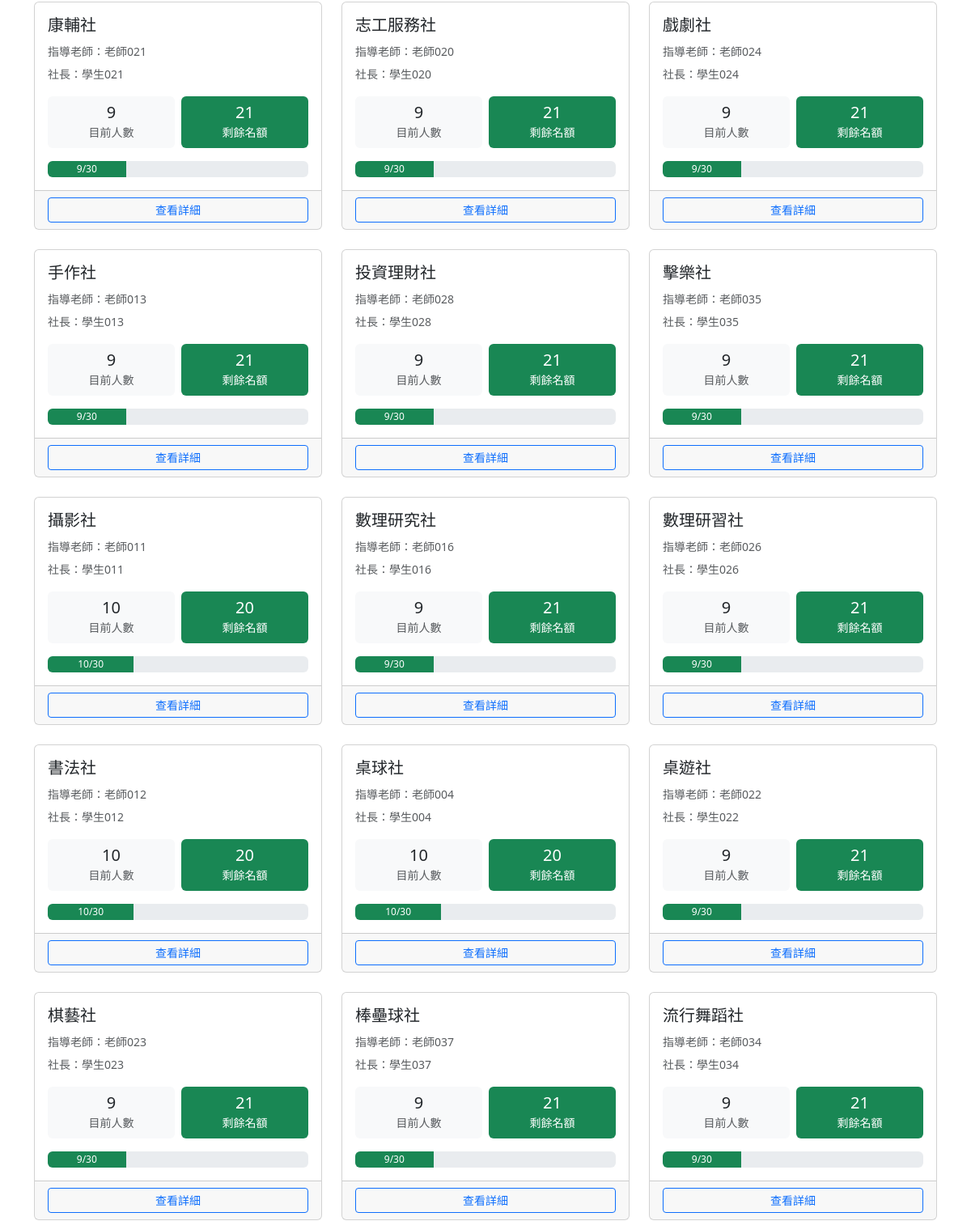
The page /clubs/ (signed in, middle part) on the database as committed earlier.
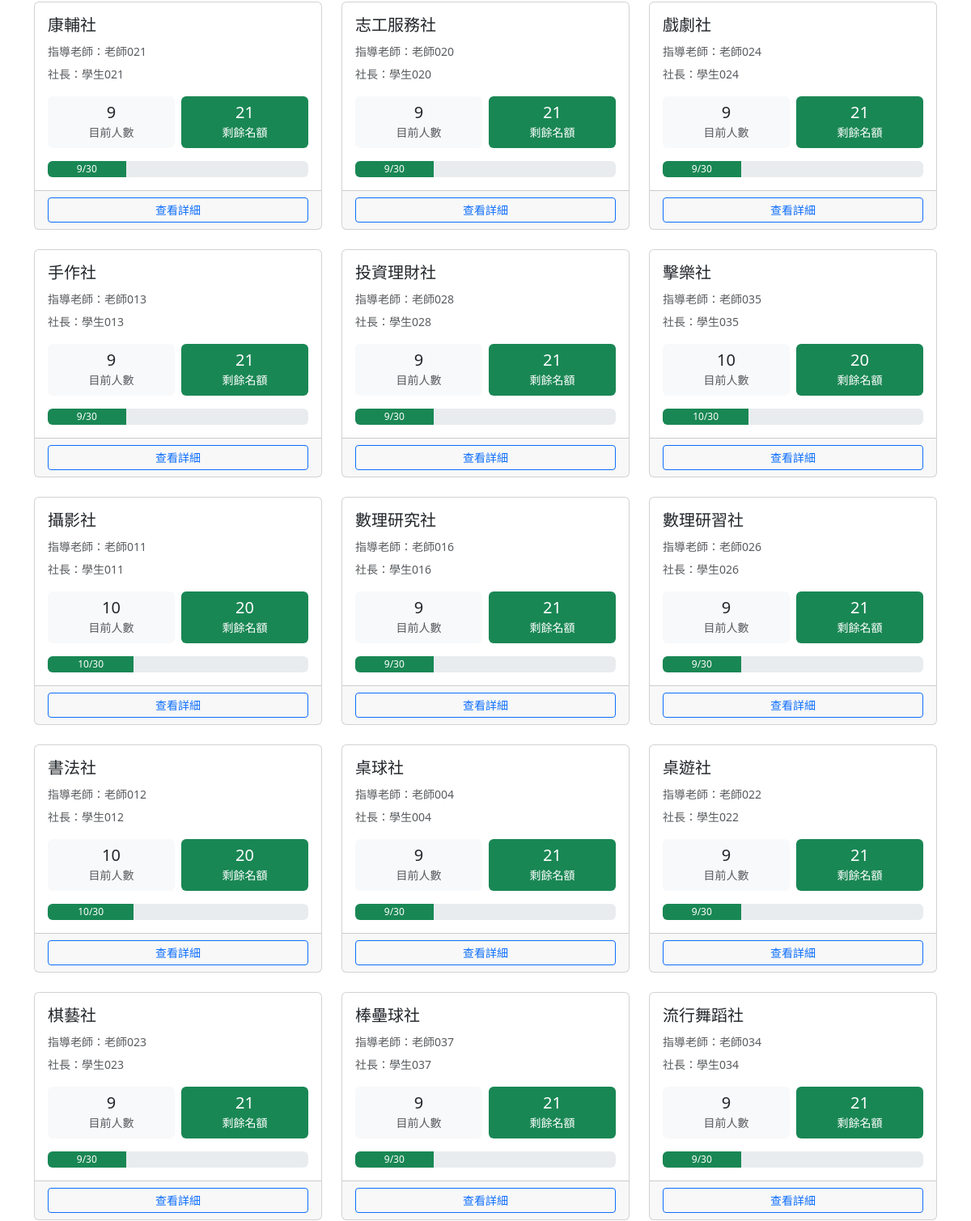
The same page on the database as committed later.
### clubs/models.py (models this page shows, shortened)
class Club(models.Model):
    CATEGORY_CHOICES = [
        ('academic', '學術類'),
        ('arts', '藝文類'),
        ('performance', '藝能類'),
        ('recreation', '康輔類'),
        ('sports', '體育類'),
    ]
    code = models.CharField(max_length=10, unique=True, null=True, blank=True, verbose_name='社團代號')
    name = models.CharField(max_length=100, verbose_name='社團名稱')
    teacher = models.CharField(max_length=50, default='', verbose_name='指導老師')
    president = models.CharField(max_length=50, default='', verbose_name='社長')
    location = models.CharField(max_length=100, blank=True, verbose_name='社課場地')
    category = models.CharField(max_length=20, choices=CATEGORY_CHOICES, blank=True, verbose_name='類別')
    description = models.TextField(blank=True, verbose_name='社團描述')
    max_members = models.PositiveIntegerField(default=30, verbose_name='人數上限')
    current_members = models.PositiveIntegerField(default=0, verbose_name='現有人數')
    is_active = models.BooleanField(default=True, verbose_name='啟用中')
    created_at = models.DateTimeField(auto_now_add=True, verbose_name='建立時間')
    updated_at = models.DateTimeField(auto_now=True, verbose_name='更新時間')
    class Meta:
        verbose_name = '社團'
        verbose_name_plural = '社團'
        ordering = ['name']
    def get_remaining_slots(self):
        return max(0, self.max_members - self.current_members)

### clubs/views.py (the view)
# urls.py: path('', views.ClubListView.as_view(), name='club_list'),
class ClubListView(LoginRequiredMixin, ListView):
    model = Club
    template_name = 'clubs/club_list.html'
    context_object_name = 'clubs'
    def get_queryset(self):
        return Club.objects.filter(is_active=True)
    def get_context_data(self, **kwargs):
        context = super().get_context_data(**kwargs)
        club_info = []
        for club in context['clubs']:
            club_info.append({
                'club': club,
                'teacher_name': display_name_without_username(club.teacher),
                'president_name': display_name_without_username(club.president),
                'remaining_slots': club.get_remaining_slots(),
            })
        context['club_info_list'] = club_info
        return context

### clubs/views.py (called while the page is built)
def display_name_without_username(value):
    return re.sub(r'\s*\([^()]+\)\s*$', '', value or '').strip()

### templates/clubs/club_list.html (shortened to what this page needs)
{% extends 'base.html' %}
{% block content %}
<div class="row row-cols-1 row-cols-md-2 row-cols-lg-3 g-4">
    {% for info in club_info_list %}
    <div class="col">
        <div class="card club-card h-100">
            <div class="card-body">
                <h2 class="h5 card-title">{{ info.club.name }}</h2>
                <p class="card-text text-muted mb-1">
                    <small>指導老師：{{ info.teacher_name|default:"尚未設定" }}</small>
                </p>
                <p class="card-text text-muted">
                    <small>社長：{{ info.president_name|default:"尚未設定" }}</small>
                </p>
                <div class="row text-center g-2">
                    <div class="col-6">
                        <div class="p-2 bg-light rounded">
                            <div class="h5 mb-0">{{ info.club.current_members }}</div>
                            <small class="text-muted">目前人數</small>
                        </div>
                    </div>
                    <div class="col-6">
                        <div class="p-2 {% if info.remaining_slots > 0 %}bg-success text-white{% else %}bg-danger text-white{% endif %} rounded">
                            <div class="h5 mb-0">{{ info.remaining_slots }}</div>
                            <small>剩餘名額</small>
                        </div>
                    </div>
                </div>
                <div class="mt-3">
                    <div class="progress" style="height: 20px;">
                        {% widthratio info.club.current_members info.club.max_members 100 as percentage %}
                        <div class="progress-bar {% if percentage >= 100 %}bg-danger{% elif percentage >= 80 %}bg-warning{% else %}bg-success{% endif %}"
                             role="progressbar"
                             style="width: {{ percentage }}%"
                             aria-valuenow="{{ info.club.current_members }}"
                             aria-valuemin="0"
                             aria-valuemax="{{ info.club.max_members }}">
                            {{ info.club.current_members }}/{{ info.club.max_members }}
                        </div>
                    </div>
                </div>
            </div>
            <div class="card-footer">
                <a href="{% url 'club_detail' info.club.pk %}" class="btn btn-outline-primary btn-sm w-100">
                    查看詳細
                </a>
            </div>
        </div>
    </div>
    {% empty %}
    <div class="col-12">
        <div class="alert alert-info">目前沒有社團資料。</div>
    </div>
    {% endfor %}
</div>
{% endblock %}

Rows that differ between the two databases and show on the page:
changed Club "擊樂社": club.current_members "9" → "10"; remaining_slots "21" → "20"; current_members 9 → 10 (drawn)
changed Club "桌球社": club.current_members "10" → "9"; remaining_slots "20" → "21"; current_members 10 → 9 (drawn)
